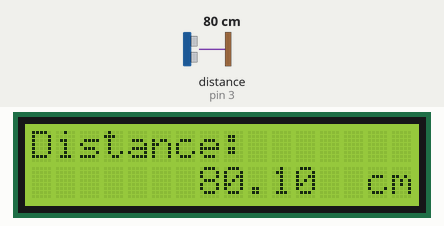
Recording of a sketch running on a simulated Arduino Uno, built with avr-gcc and run on an emulated ATmega328P. Parts: 16×2 character LCD. Wiring (inferred from the names in the program): ultrasonic range finder: trigger pin 4; echo pin 3. Inputs (shaded band) come from the test bench; at power-on: distance to the obstacle (sensor on pin 3) 80 cm. The echo pulse lasts 58.3 µs per cm.

Above: at 1.2 s.
1.3 s: distance to the obstacle (sensor on pin 3) set to 2 cm
At 3.2 s:
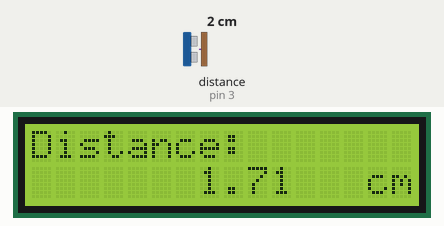
4.1 s: distance to the obstacle (sensor on pin 3) set to 4 cm
At 5.4 s:
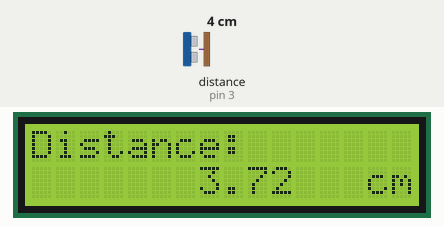
5.7 s: distance to the obstacle (sensor on pin 3) set to 9 cm
At 6.7 s:
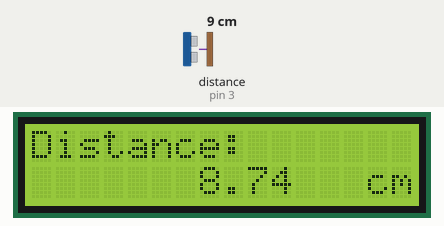
Timing chart, 0 to 8.7 s (numbered marks = the images above; inputs shaded):
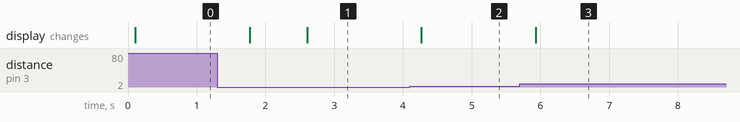

Measured:
- after the input at 1.3 s, the display: first changes after 0.47 s (image 1 shows a later state)
- after the input at 4.1 s, the display: changes after 0.17 s (image 2)
- after the input at 5.7 s, the display: changes after 0.23 s (image 3)

The sketch:

06_ultrasonic.ino
```cpp
/*
  This code read the distance from an ultrasonic sensor and display it on
  an LCD screen. It uses an Arduino Uno R4 board and a 16x2 Liquid Crystal
  Display (LCD) connected via I2C. The ultrasonic sensor is connected to
  pins 3 and 4 for echo and trigger, respectively.

  Board: Arduino Uno R4
  Component: Ultrasonic Module
*/

#include <LiquidCrystal_I2C.h>

LiquidCrystal_I2C lcd(0x27, 16, 2);  // initialize the Liquid Crystal Display object with the I2C address 0x27, 16 columns and 2 rows

// Define the pin numbers for the ultrasonic sensor
const int echoPin = 3;
const int trigPin = 4;

void setup() {
  pinMode(echoPin, INPUT);   // Set echo pin as input
  pinMode(trigPin, OUTPUT);  // Set trig pin as output

  lcd.init();       // initialize the LCD
  lcd.clear();      // clear the LCD display
  lcd.backlight();  // Make sure backlight is on
}

void loop() {
  float distance = readDistance();  // Call the function to read the sensor data and get the distance

  lcd.setCursor(0, 0);           //Place the cursor at Line 1, Column 1. From here the characters are to be displayed
  lcd.print("Distance:");        ////Print Distance: on the LCD
  lcd.setCursor(0, 1);           //Set the cursor at Line 1, Column 0
  lcd.print("               ");  //Here is to leave some spaces after the characters so as to clear the previous characters that may still remain.
  lcd.setCursor(7, 1);           //Set the cursor at Line 1, Column 7.
  lcd.print(distance);           // print on the LCD the value of the distance converted from the time between ping sending and receiving.
  lcd.setCursor(14, 1);          //Set the cursor at Line 1, Column 14.
  lcd.print("cm");               //print the unit "cm"

  delay(800);  // Delay for 800 milliseconds before repeating the loop
}

// Function to read the sensor data and calculate the distance
float readDistance() {
  digitalWrite(trigPin, LOW);   // Set trig pin to low to ensure a clean pulse
  delayMicroseconds(2);         // Delay for 2 microseconds
  digitalWrite(trigPin, HIGH);  // Send a 10 microsecond pulse by setting trig pin to high
  delayMicroseconds(10);
  digitalWrite(trigPin, LOW);  // Set trig pin back to low

  // Measure the pulse width of the echo pin and calculate the distance value
  float distance = pulseIn(echoPin, HIGH) / 58.00;  // Formula: (340m/s * 1us) / 2
  return distance;
}
```
